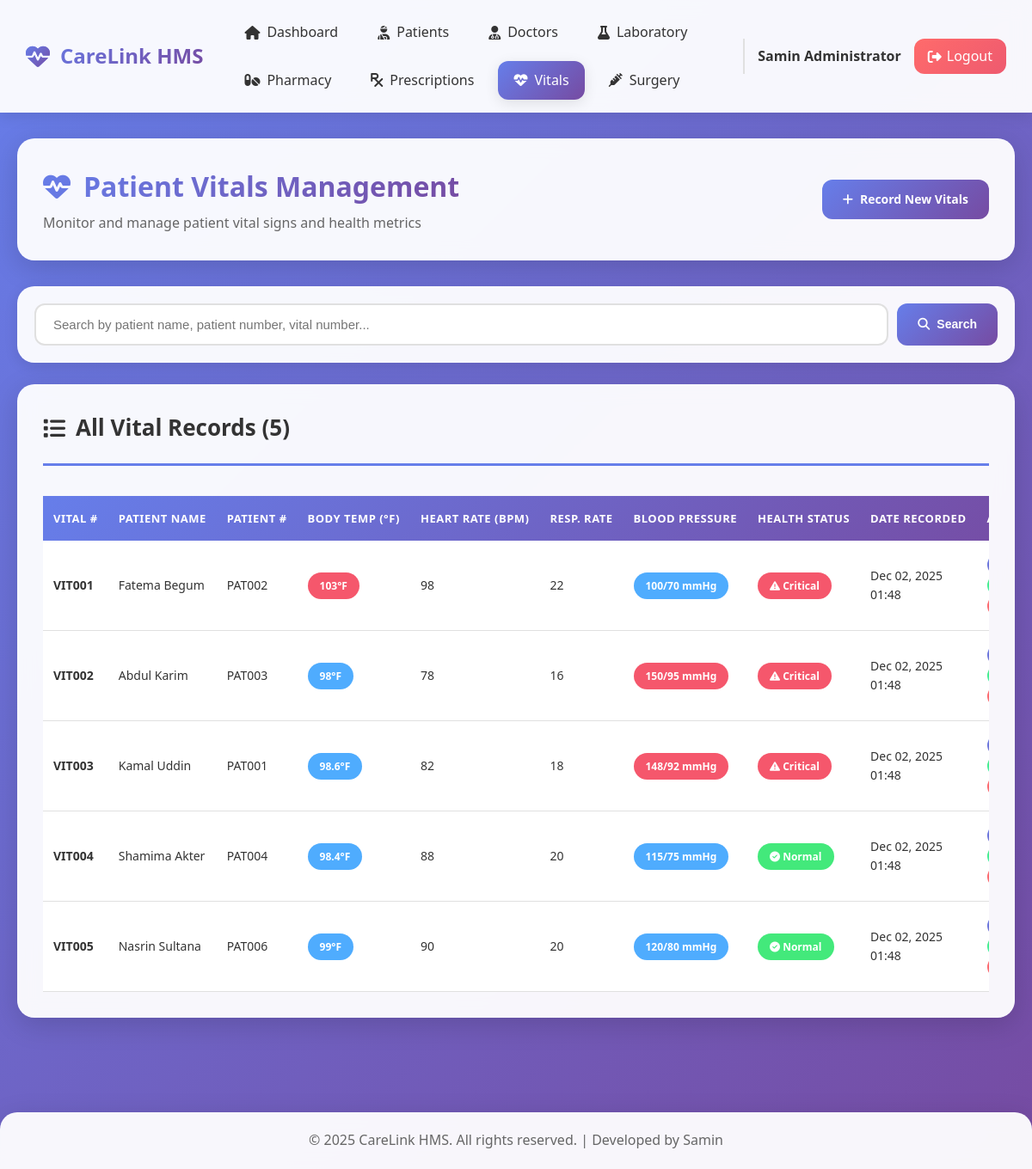
Page /backend/admin/vitals.php (signed in) on the committed database.
### tables this page shows
CREATE TABLE `his_vitals` (
  `vit_id` int(11) NOT NULL,
  `vit_number` varchar(200) DEFAULT NULL,
  `vit_pat_number` varchar(200) DEFAULT NULL,
  `vit_bodytemp` varchar(200) DEFAULT NULL,
  `vit_heartpulse` varchar(200) DEFAULT NULL,
  `vit_resprate` varchar(200) DEFAULT NULL,
  `vit_bloodpress` varchar(200) DEFAULT NULL,
  `vit_daterec` timestamp(6) NOT NULL DEFAULT current_timestamp(6) ON UPDATE current_timestamp(6)
);

CREATE TABLE `his_patients` (
  `pat_id` int(11) NOT NULL,
  `pat_fname` varchar(200) DEFAULT NULL,
  `pat_lname` varchar(200) DEFAULT NULL,
  `pat_dob` varchar(200) DEFAULT NULL,
  `pat_age` varchar(200) DEFAULT NULL,
  `pat_number` varchar(200) DEFAULT NULL,
  `pat_addr` varchar(200) DEFAULT NULL,
  `pat_phone` varchar(200) DEFAULT NULL,
  `pat_type` varchar(200) DEFAULT NULL,
  `pat_date_joined` timestamp(6) NOT NULL DEFAULT current_timestamp(6) ON UPDATE current_timestamp(6),
  `pat_ailment` varchar(200) DEFAULT NULL,
  `pat_discharge_status` varchar(200) DEFAULT NULL,
  `created_at` timestamp NOT NULL DEFAULT current_timestamp(),
  `updated_at` timestamp NOT NULL DEFAULT current_timestamp() ON UPDATE current_timestamp()
);

### backend/admin/vitals.php (the view, shortened to what this page needs)
<?php
require_once '../includes/header.php';
require_once '../includes/navbar.php';
$vitals = mysqli_query($conn, "SELECT v.*, p.pat_fname, p.pat_lname, p.pat_ailment
                                FROM his_vitals v
                                LEFT JOIN his_patients p ON v.vit_pat_number = p.pat_number
                                ORDER BY v.vit_daterec DESC");
?>
<div class="container">
    <div class="page-header">
        <div>
            <h1><i class="fas fa-heartbeat"></i> Patient Vitals Management</h1>
            <p>Monitor and manage patient vital signs and health metrics</p>
        </div>
        <a href="add_vitals.php" class="btn btn-primary">
            <i class="fas fa-plus"></i> Record New Vitals
        </a>
    </div>
    <div class="search-bar">
        <form method="GET" action="">
            <input type="text" name="search" placeholder="Search by patient name, patient number, vital number..."
                   value="<?php echo isset($_GET['search']) ? htmlspecialchars($_GET['search']) : ''; ?>">
            <button type="submit" class="btn btn-primary"><i class="fas fa-search"></i> Search</button>
        </form>
    </div>
    <div class="content-card">
        <div class="card-header">
            <h2><i class="fas fa-list"></i> All Vital Records (<?php echo mysqli_num_rows($vitals); ?>)</h2>
        </div>
        <div class="table-responsive">
            <table class="data-table">
                <thead>
                    <tr>
                        <th>Vital #</th>
                        <th>Patient Name</th>
                        <th>Patient #</th>
                        <th>Body Temp (°F)</th>
                        <th>Heart Rate (bpm)</th>
                        <th>Resp. Rate</th>
                        <th>Blood Pressure</th>
                        <th>Health Status</th>
                        <th>Date Recorded</th>
                        <th>Actions</th>
                    </tr>
                </thead>
                <tbody>
                    <?php if(mysqli_num_rows($vitals) > 0): ?>
                        <?php while ($vital = mysqli_fetch_assoc($vitals)):
                            $temp = floatval($vital['vit_bodytemp']);
                            $bp_parts = explode('/', $vital['vit_bloodpress']);
                            $systolic = isset($bp_parts[0]) ? intval($bp_parts[0]) : 120;
                            $status = 'success';
                            $status_text = 'Normal';
                            if($temp > 100 || $systolic > 140) {
                                $status = 'danger';
                                $status_text = 'Critical';
                            } elseif($temp > 99 || $systolic > 130) {
                                $status = 'warning';
                                $status_text = 'Warning';
                            }
                        ?>
                        <tr>
                            <td><strong><?php echo $vital['vit_number']; ?></strong></td>
                            <td><?php echo $vital['pat_fname'] . ' ' . $vital['pat_lname']; ?></td>
                            <td><?php echo $vital['vit_pat_number']; ?></td>
                            <td>
                                <span class="badge badge-<?php echo $temp > 100 ? 'danger' : ($temp > 99 ? 'warning' : 'info'); ?>">
                                    <?php echo $vital['vit_bodytemp']; ?>°F
                                </span>
                            </td>
                            <td><?php echo $vital['vit_heartpulse']; ?></td>
                            <td><?php echo $vital['vit_resprate']; ?></td>
                            <td>
                                <span class="badge badge-<?php echo $systolic > 140 ? 'danger' : ($systolic > 130 ? 'warning' : 'info'); ?>">
                                    <?php echo $vital['vit_bloodpress']; ?> mmHg
                                </span>
                            </td>
                            <td>
                                <span class="badge badge-<?php echo $status; ?>">
                                    <i class="fas fa-<?php echo $status == 'danger' ? 'exclamation-triangle' : ($status == 'warning' ? 'exclamation-circle' : 'check-circle'); ?>"></i>
                                    <?php echo $status_text; ?>
                                </span>
                            </td>
                            <td><?php echo date('M d, Y H:i', strtotime($vital['vit_daterec'])); ?></td>
                            <td>
                                <a href="view_vitals.php?id=<?php echo $vital['vit_id']; ?>" class="btn btn-sm btn-primary" title="View Details">
                                </a>
                                <a href="edit_vitals.php?id=<?php echo $vital['vit_id']; ?>" class="btn btn-sm btn-success" title="Edit">
                                </a>
                                <a href="delete_vitals.php?id=<?php echo $vital['vit_id']; ?>"
                                   class="btn btn-sm btn-danger"
                                   onclick="return confirm('Are you sure you want to delete this vital record?');"
                                   title="Delete">
                                </a>
                            </td>
                        </tr>
                        <?php endwhile; ?>
                    <?php endif; ?>
                </tbody>
            </table>
        </div>
    </div>
</div>
<?php require_once '../includes/footer.php'; ?>

### assets/css/style.css (style rules this page uses)
* { margin: 0; padding: 0; box-sizing: border-box; }
:root { --primary-gradient: linear-gradient(135deg, #667eea 0%, #764ba2 100%); --secondary-gradient: linear-gradient(135deg, #f093fb 0%, #f5576c 100%); --success-gradient: linear-gradient(135deg, #43e97b 0%, #38f9d7 100%); --info-gradient: linear-gradient(135deg, #4facfe 0%, #00f2fe 100%); --warning-gradient: linear-gradient(135deg, #fa709a 0%, #fee140 100%); --danger-gradient: linear-gradient(135deg, #ff6b6b 0%, #ee5a6f 100%); --primary-color: #667eea; --secondary-color: #764ba2; --success-color: #43e97b; --danger-color: #f5576c; --warning-color: #fee140; --info-color: #4facfe; --text-dark: #333333; --text-light: #666666; --text-muted: #999999; --bg-light: #f8f9fa; --bg-white: #ffffff; --border-color: #e0e0e0; --shadow-sm: 0 2px 8px rgba(0, 0, 0, 0.1); --shadow-md: 0 4px 16px rgba(0, 0, 0, 0.1); --shadow-lg: 0 8px 32px rgba(0, 0, 0, 0.15); --shadow-xl: 0 15px 40px rgba(0, 0, 0, 0.2); --radius-sm: 8px; --radius-md: 12px; --radius-lg: 16px; --radius-xl: 20px; --transition: all 0.3s ease; }
body { font-family: 'Segoe UI', Tahoma, Geneva, Verdana, sans-serif; background: linear-gradient(135deg, #667eea 0%, #764ba2 100%); min-height: 100vh; color: var(--text-dark); line-height: 1.6; }
.container { max-width: 1400px; margin: 0 auto; padding: 30px 20px; animation: fadeIn 0.6s ease; }
.page-header { background: rgba(255, 255, 255, 0.95); backdrop-filter: blur(10px); padding: 30px; border-radius: var(--radius-xl); box-shadow: var(--shadow-lg); margin-bottom: 30px; display: flex; justify-content: space-between; align-items: center; animation: fadeInUp 0.6s ease; flex-wrap: wrap; gap: 15px; }
.page-header h1 { font-size: 32px; background: var(--primary-gradient); -webkit-background-clip: text; -webkit-text-fill-color: transparent; display: flex; align-items: center; gap: 15px; }
.page-header p { color: var(--text-light); margin-top: 5px; }
.content-card { background: rgba(255, 255, 255, 0.95); backdrop-filter: blur(10px); padding: 30px; border-radius: var(--radius-xl); box-shadow: var(--shadow-lg); animation: fadeInUp 0.8s ease; margin-bottom: 30px; }
.card-header { display: flex; justify-content: space-between; align-items: center; margin-bottom: 25px; padding-bottom: 20px; border-bottom: 3px solid var(--primary-color); flex-wrap: wrap; gap: 15px; }
.card-header h2 { font-size: 26px; color: var(--text-dark); display: flex; align-items: center; gap: 12px; }
.search-bar { background: rgba(255, 255, 255, 0.95); backdrop-filter: blur(10px); padding: 20px; border-radius: var(--radius-xl); box-shadow: var(--shadow-md); margin-bottom: 25px; animation: fadeInUp 0.7s ease; }
.search-bar form { display: flex; gap: 10px; flex-wrap: wrap; }
.search-bar input[type="text"], .search-bar input[type="search"] { flex: 1; min-width: 250px; padding: 14px 20px; border: 2px solid var(--border-color); border-radius: var(--radius-md); font-size: 15px; transition: var(--transition); }
.table-responsive { overflow-x: auto; }
.data-table { width: 100%; border-collapse: collapse; margin-top: 10px; }
.data-table thead { background: var(--primary-gradient); color: white; }
.data-table thead th { padding: 16px 12px; text-align: left; font-weight: 600; text-transform: uppercase; font-size: 13px; letter-spacing: 0.5px; white-space: nowrap; }
.data-table tbody td { padding: 16px 12px; border-bottom: 1px solid var(--border-color); font-size: 14px; }
.data-table tbody tr { transition: var(--transition); background: white; }
.btn { padding: 12px 24px; border: none; border-radius: var(--radius-md); cursor: pointer; font-weight: 600; font-size: 14px; transition: var(--transition); text-decoration: none; display: inline-flex; align-items: center; justify-content: center; gap: 8px; white-space: nowrap; }
.btn-primary { background: var(--primary-gradient); color: white; }
.btn-success { background: var(--success-gradient); color: white; }
.btn-danger { background: var(--danger-gradient); color: white; }
.btn-sm { padding: 6px 12px; font-size: 12px; }
.badge { padding: 6px 14px; border-radius: 20px; font-size: 12px; font-weight: 600; display: inline-block; white-space: nowrap; }
.badge-success { background: var(--success-color); color: white; }
.badge-danger { background: var(--danger-color); color: white; }
.badge-info { background: var(--info-color); color: white; }
@media (max-width: 1200px) { .container { max-width: 100%; } }

### rows in the picture
his_vitals: vit_number "VIT001", his_patients.pat_fname "Fatema", his_patients.pat_lname "Begum", vit_pat_number "PAT002", vit_bodytemp "103", vit_heartpulse "98", vit_resprate "22", vit_bloodpress "100/70", vit_bodytemp "Critical", vit_daterec "Dec 02, 2025 01:48"
his_vitals: vit_number "VIT002", his_patients.pat_fname "Abdul", his_patients.pat_lname "Karim", vit_pat_number "PAT003", vit_bodytemp "98", vit_heartpulse "78", vit_resprate "16", vit_bloodpress "150/95", status_text "Critical", vit_daterec "Dec 02, 2025 01:48"
his_vitals: vit_number "VIT003", his_patients.pat_fname "Kamal", his_patients.pat_lname "Uddin", vit_pat_number "PAT001", vit_bodytemp "98.6", vit_heartpulse "82", vit_resprate "18", vit_bloodpress "148/92", status_text "Critical", vit_daterec "Dec 02, 2025 01:48"
his_vitals: vit_number "VIT004", his_patients.pat_fname "Shamima", his_patients.pat_lname "Akter", vit_pat_number "PAT004", vit_bodytemp "98.4", vit_heartpulse "88", vit_resprate "20", vit_bloodpress "115/75", status_text "Normal", vit_daterec "Dec 02, 2025 01:48"
his_vitals: vit_number "VIT005", his_patients.pat_fname "Nasrin", his_patients.pat_lname "Sultana", vit_pat_number "PAT006", vit_bodytemp "99", vit_heartpulse "90", vit_resprate "20", vit_bloodpress "120/80", status_text "Normal", vit_daterec "Dec 02, 2025 01:48"

### other values in the picture
$_SESSION['admin_name'] "Samin Administrator"
mysqli_num_rows($vitals) "5"
